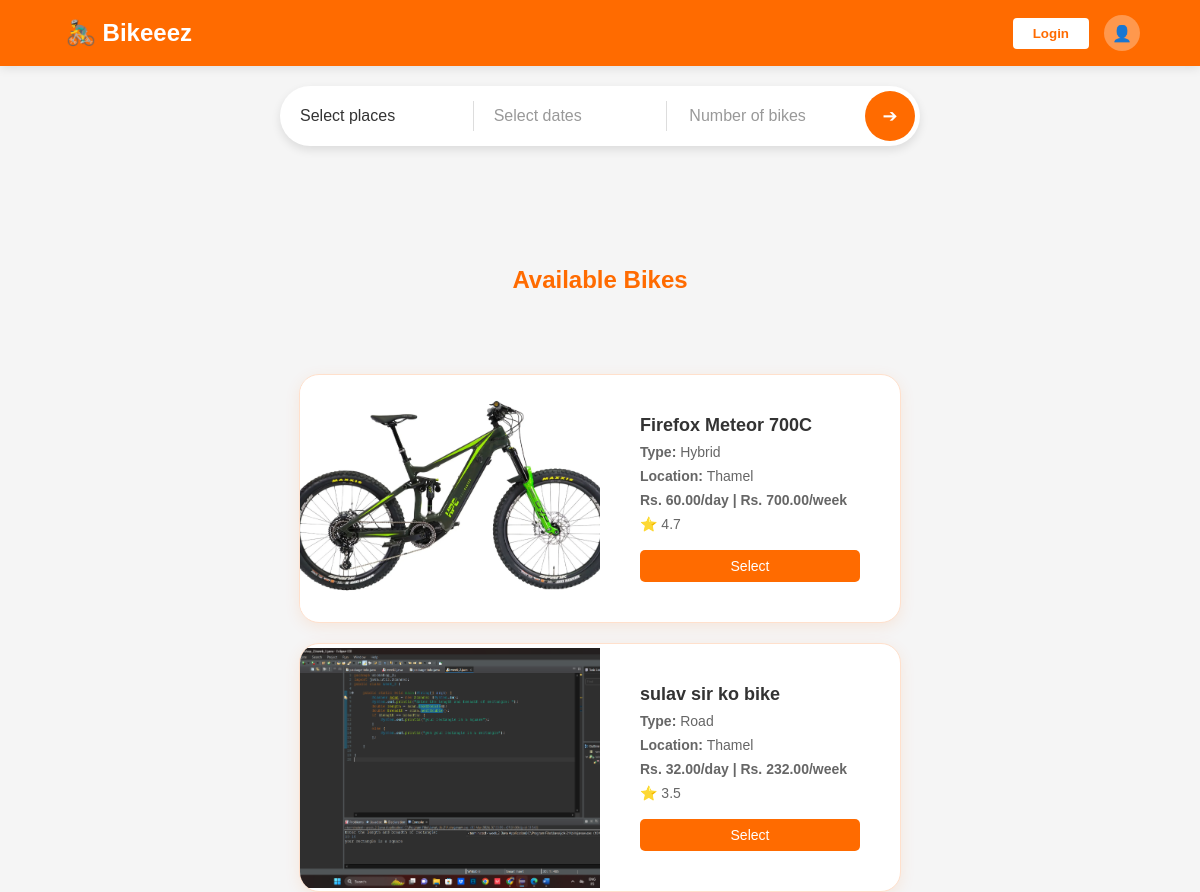
The app's page /search/, older data.
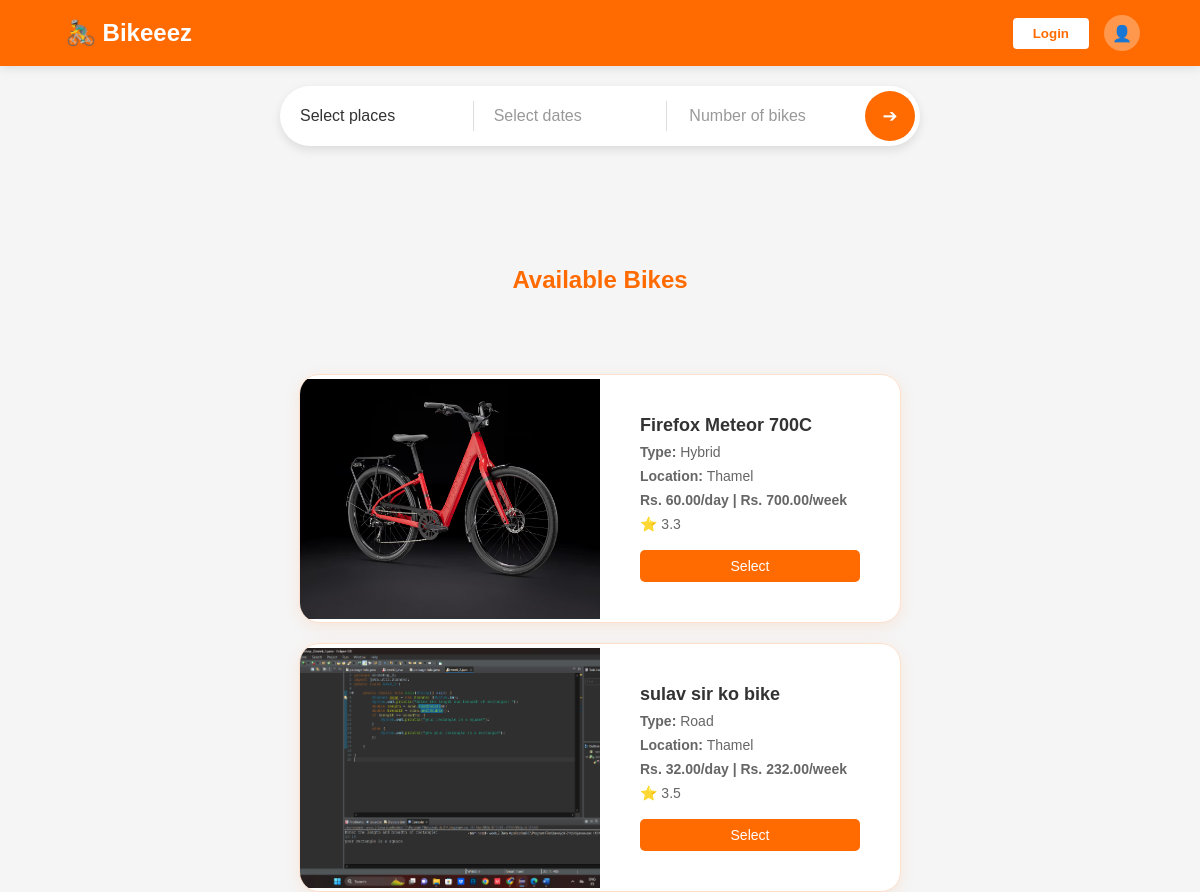
The same page, newer data.
### bikes/models.py (models this page shows, shortened)
class Bikes(models.Model):
    name = models.CharField(max_length = 100)
    description = models.TextField(blank = True)
    short_description = models.TextField(blank = True)
    category = models.CharField(max_length=50, choices=[
        ('mountain','Mountain'),
        ('city','City'),
        ('electric', 'Electric'),
        ('road','Road'),
        ('hybrid','Hybrid'),
    ])
    image = models.ImageField(upload_to = 'bike_image/', null=True, blank=True)
    image_2 = models.ImageField(upload_to='bike_image/', null=True, blank=True)
    image_3 = models.ImageField(upload_to='bike_image/', null=True, blank=True)
    image_4 = models.ImageField(upload_to='bike_image/', null=True, blank=True)
    daily_rate = models.DecimalField(max_digits=6, decimal_places=2)
    weekly_rate = models.DecimalField(max_digits=6, decimal_places=2)
    is_available = models.BooleanField(default = True)
    location = models.CharField(max_length=100, blank=True)
    latitude = models.FloatField(default=80)
    longitude = models.FloatField(default=80)
    rating = models.DecimalField(max_digits=2, decimal_places=1, default=Decimal('0.0'))
    quantity = models.PositiveIntegerField(default=1)
    created_at = models.DateTimeField(auto_now_add=True)
    updated_at = models.DateTimeField(auto_now = True)
    condition = models.TextField(null=True, blank=True)

### search/views.py (the view)
# urls.py: path('', search_bikes, name='search_bikes'),
def search_bikes(request):
    location = request.GET.get('places')
    quantity = request.GET.get('quantity', 1)
    print("Location:", location)  # Debugging
    try:
        quantity = int(quantity)
    except ValueError:
        quantity = 1
    bikes = Bikes.objects.all()
    if location:
        bikes = bikes.filter(location__iexact=location)
    print("Location received from form:", location)  # This will print in the console/log
    return render(request, 'bikelist.html', {
        'filtered_bikes': bikes,
        'location': location,
        'quantity': quantity,
    })

### bike_rental/templates/bikelist.html (shortened to what this page needs)
<!DOCTYPE html>
<html lang="en">
  <head>
    <link rel="stylesheet" href="https://cdn.jsdelivr.net/npm/flatpickr/dist/flatpickr.min.css" />
  </head>
  <body>
    <header class="header">
      <button
        type="button"
        class="logo"
        data-url="{% url 'home' %}"
        onclick="redirectToHome()"
      >
        🚴‍♂️ Bikeeez
      </button>
      <div class="language-currency">
        <button
          type="button"
          class="loginBtn"
          onclick="window.location.href='login.html'"
        >
          Login
        </button>
        <div class="user-icon">👤</div>
      </div>
    </header>
  <form>
    <section class="hero">
      <div class="search-box">
        <div class="search-container">
          <div class="search-item">
            <select class="form-input" name="places" id="places">
              <option value="" disabled selected>Select places</option>
            </select>
          </div>
          <div class="search-item">
            <input type="text" id="dateRange" class="date-range-box" placeholder="Select dates" />
          </div>
          <div class="search-item">
            <input type="number" placeholder="Number of bikes" min="1" />
          </div>
          <button class="search-btn">➔</button>
        </div>
      </div>
    </section>
  </form>
    <div class="header2">
      <h1>Available Bikes</h1>
    </div>
    <div class="card-container" id="bike-list">
    </div>
    <div id="bike-list" class="bike-list">
      {% if filtered_bikes %}
        {% for bike in filtered_bikes %}
          <div class="card">
            <img src="{{ bike.image.url }}" alt="{{ bike.name }}" loading="lazy" />
            <div class="card-content">
              <h3>{{ bike.name }}</h3>
              <p><strong>Type:</strong> {{ bike.get_category_display }}</p>
              <p><strong>Location:</strong> {{ bike.location }}</p>
              <p class="price">Rs. {{ bike.daily_rate }}/day | Rs. {{ bike.weekly_rate }}/week</p>
              <p class="rating">⭐ {{ bike.rating|floatformat:1 }}</p>
              <button class="select-btn" data-bike-id="{{ bike.id }}">Select</button>
            </div>
          </div>
        {% endfor %}
      {% else %}
        <p>No bikes available for your selected location and quantity.</p>
      {% endif %}
    </div>
  </body>
</html>

### bike_rental/templates/bikelist.html (style rules this page uses)
body { font-family: Arial, sans-serif; margin: 0; padding: 0; background: #f5f5f5; }
.header { display: flex; justify-content: space-between; align-items: center; padding: 15px 5%; background-color: #ff6b00; box-shadow: 0 2px 10px rgba(0, 0, 0, 0.1); }
.logo { font-size: 24px; font-weight: bold; color: white; background-color: #ff6b00; border: none; cursor: pointer; }
.language-currency { display: flex; align-items: center; gap: 15px; }
.loginBtn { padding: 8px 20px; background-color: white; color: #ff6b00; border: none; border-radius: 4px; cursor: pointer; font-weight: bold; transition: all 0.3s; }
.user-icon { width: 36px; height: 36px; border-radius: 50%; background-color: rgba(255, 255, 255, 0.3); display: flex; justify-content: center; align-items: center; cursor: pointer; color: white; transition: all 0.3s; }
.search-box { display: flex; justify-content: center; max-width: 800px; margin: 0 auto; }
.search-container { display: flex; align-items: center; margin-top: 20px; background-color: #fff; border-radius: 50px; box-shadow: 0 4px 10px rgba(0, 0, 0, 0.1); overflow: hidden; width: 80%; }
.search-item { flex: 1; padding: 15px 20px; position: relative; }
.search-item select.form-input { border: none; outline: none; width: 100%; font-size: 16px; color: #333; background-color: transparent; -webkit-appearance: none; -moz-appearance: none; appearance: none; cursor: pointer; padding-right: 30px; }
.search-item::after { position: absolute; right: 20px; top: 50%; transform: translateY(-50%); font-size: 12px; color: #333; pointer-events: none; }
.search-item input { border: none; outline: none; width: 100%; font-size: 16px; color: #333; background-color: transparent; }
.search-item input::placeholder { color: #999; }
.search-btn { background-color: #ff6b00; color: #fff; border: none; padding: 15px; border-radius: 50%; cursor: pointer; font-size: 18px; margin: 5px; display: flex; align-items: center; justify-content: center; width: 50px; height: 50px; transition: all 0.3s; }
.date-range-box { padding: 0; border: none; border-radius: 0; background: transparent; color: #333; font-family: Arial; width: 100%; cursor: pointer; font-weight: normal; }
.date-range-box::placeholder { color: #999; }
.header2 { margin-top: 100px; text-align: center; padding: 20px; color: #ff6b00; margin-bottom: 20px; font-size: 1.8rem; }
.header2 h1 { color: #ff6b00; font-size: 24px; margin: 0; }
.card-container { display: grid; grid-template-columns: repeat(auto-fill, minmax(500px, 1fr)); gap: 40px; text-align: center; padding: 20px; max-width: 800px; max-height: 600px; margin: 0 auto; }
.bike-list { display: flex; flex-direction: column; justify-content: center; align-items: center; gap: 20px; }
.card { border-radius: 20px; overflow: hidden; box-shadow: 0 4px 15px rgba(255, 107, 0, 0.1); background: white; transition: transform 0.3s, box-shadow 0.3s, border-color 0.3s; border: 1px solid #ffe0cc; display: flex; width: 50%; justify-content: center; flex-direction: row; align-items: center; }
.card img { width: 300px; height: 240px; object-fit: cover; transition: transform 0.5s; }
.card-content { padding: 40px; flex: 1; }
.card h3 { font-size: 18px; margin: 0 0 8px; color: #333; }
.card p { margin: 0 0 8px; font-size: 14px; color: #666; }
.price { font-weight: bold; color: #ff6b00; font-size: 15px; }
.rating { color: #f1c40f; }
.select-btn { background: #ff6b00; color: white; border: none; padding: 8px 12px; border-radius: 5px; cursor: pointer; font-size: 14px; transition: background 0.3s; width: 100%; margin-top: 10px; }

Row changes from the older to the newer data that the page shows:
changed Bikes "Firefox Meteor 700C": image: a different picture; rating "4.7" → "3.3"
